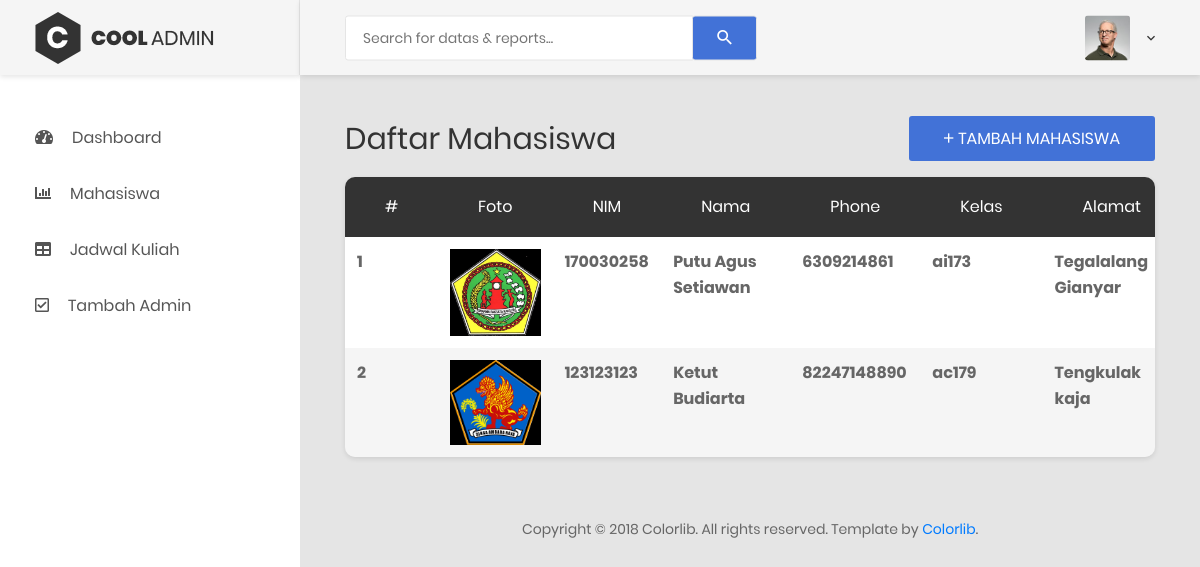
Page /detail_mahasiswa.php (signed in) on the earlier database version.
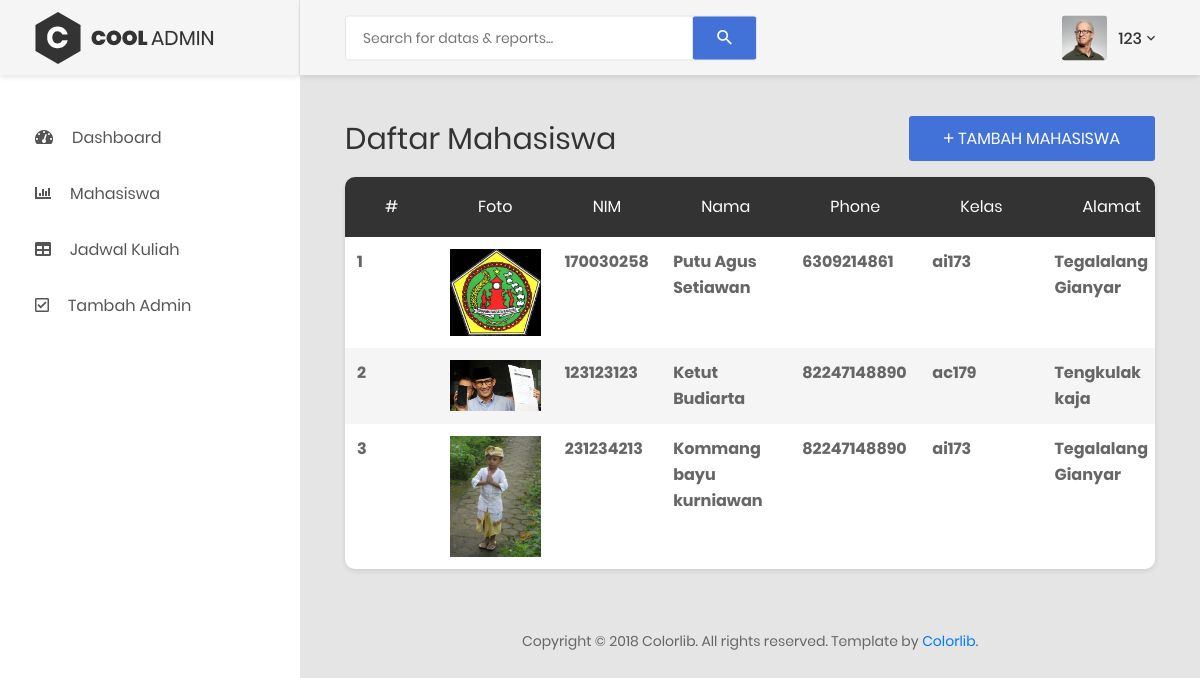
Same page on the later database version.
### tables this page shows
CREATE TABLE `data_mahasiswa` (
  `id` int(30) NOT NULL,
  `nim` varchar(255) NOT NULL,
  `nama` varchar(255) NOT NULL,
  `phone` varchar(255) NOT NULL,
  `kelas` enum('ai173','ab178','ac179','ad170') NOT NULL,
  `alamat` varchar(255) NOT NULL,
  `email` varchar(255) NOT NULL,
  `jenis_kelamin` enum('Laki - Laki','Perempuan','Lainnya') NOT NULL,
  `agama` varchar(255) NOT NULL,
  `tmp_lahir` varchar(255) NOT NULL,
  `tgl_lahir` date NOT NULL,
  `angkatan` varchar(255) NOT NULL,
  `prodi` varchar(255) NOT NULL,
  `img` varchar(255) NOT NULL
);

### detail_mahasiswa.php (the view, shortened to what this page needs)
<?php
include 'header_footer/header_admin.php';
include 'koneksi.php';
$mahasiswa = mysqli_query($koneksi,"SELECT * FROM data_mahasiswa")
?>
     <div class="main-content">
                <div class="section__content section__content--p30">
                    <div class="container-fluid">
                   <div class="row mb-3">
                            <div class="col-md-12">
                                <div class="overview-wrap">
                                    <h2 class="title-1">Daftar Mahasiswa</h2>
                                    <button onclick="window.location.href='tambah_mahasiswa.php'" class="au-btn au-btn-icon au-btn--blue">
                                        <i class="zmdi zmdi-plus"></i>Tambah Mahasiswa</button>
                                </div>
                            </div>
                        </div>
                        <div class="row">
                            <div class="col-lg-12">
                                <div class="table-responsive table--no-card m-b-40">
                                    <table class="table table-borderless table-striped table-earning">
                                        <thead>
                                            <tr>
                                                <th>#</th>
                                                <th>Foto</th>
                                                <th>NIM</th>
                                                <th>Nama</th>
                                                <th>Phone</th>
                                                <th>Kelas</th>
                                                <th>Alamat</th>
                                            </tr>
                                        </thead>
                                        <tbody>
                                        <?php
                                            $no="1";
                                                foreach($mahasiswa as $mhs):
                                        ?>
                                            <tr>
                                                <th><?php echo $no ?></th>
                                                <th>  <img src="images/<?php echo $mhs['img'] ?>" width="100px" height="70px" alt=""></th>
                                                <th><?php echo $mhs['nim'] ?></th>
                                                <th><?php echo $mhs['nama'] ?></th>
                                                <th><?php echo $mhs['phone'] ?></th>
                                                <th><?php echo $mhs['kelas'] ?></th>
                                                <th><?php echo $mhs['alamat'] ?></th>
                                            </tr>
                                            <?php
                                                $no++;
                                                endforeach;
                                                ?>
                                        </tbody>
                                    </table>
                                </div>
                            </div>
                        </div>
                        <div class="row">
                            <div class="col-md-12">
                                <div class="copyright">
                                    <p>Copyright © 2018 Colorlib. All rights reserved. Template by <a href="https://colorlib.com">Colorlib</a>.</p>
                                </div>
                            </div>
                        </div>
                    </div>
                </div>
            </div>
            </div>
<?php
include 'header_footer/footer_admin.php';
?>

### header_footer/header_admin.php (shortened to what this page needs)
<!DOCTYPE html>
<html lang="en">
<head>
    <link href="css/font-face.css" rel="stylesheet" media="all">
    <link href="vendor/font-awesome-4.7/css/font-awesome.min.css" rel="stylesheet" media="all">
    <link href="vendor/font-awesome-5/css/fontawesome-all.min.css" rel="stylesheet" media="all">
    <link href="vendor/mdi-font/css/material-design-iconic-font.min.css" rel="stylesheet" media="all">
    <link href="vendor/bootstrap-4.1/bootstrap.min.css" rel="stylesheet" media="all">
    <link href="vendor/animsition/animsition.min.css" rel="stylesheet" media="all">
    <link href="vendor/bootstrap-progressbar/bootstrap-progressbar-3.3.4.min.css" rel="stylesheet" media="all">
    <link href="vendor/wow/animate.css" rel="stylesheet" media="all">
    <link href="vendor/css-hamburgers/hamburgers.min.css" rel="stylesheet" media="all">
    <link href="vendor/slick/slick.css" rel="stylesheet" media="all">
    <link href="vendor/select2/select2.min.css" rel="stylesheet" media="all">
    <link href="vendor/perfect-scrollbar/perfect-scrollbar.css" rel="stylesheet" media="all">
    <link href="css/theme.css" rel="stylesheet" media="all">
</head>
<body class="animsition">
    <div class="page-wrapper">
        <aside class="menu-sidebar d-none d-lg-block">
            <div class="logo">
                <a href="#">
                    <img src="images/icon/logo.png" alt="Cool Admin" />
                </a>
            </div>
            <div class="menu-sidebar__content js-scrollbar1">
                <nav class="navbar-sidebar">
                    <ul class="list-unstyled navbar__list">
                        <li>
                        <a class="js-arrow" href="halaman_admin.php">
                                <i class="fas fa-tachometer-alt"></i>Dashboard</a>
                        </li>
                        <li>
                            <a href="detail_mahasiswa.php">
                                <i class="fas fa-chart-bar"></i>Mahasiswa</a>
                        </li>
                        <li>
                            <a href="detail_jadwal.php">
                                <i class="fas fa-table"></i>Jadwal Kuliah</a>
                        </li>
                        <li>
                            <a href="register_admin.php">
                                <i class="far fa-check-square"></i>Tambah Admin</a>
                        </li>
                    </ul>
                </nav>
            </div>
        </aside>
        <div class="page-container">
            <header class="header-desktop">
                <div class="section__content section__content--p30">
                    <div class="container-fluid">
                        <div class="header-wrap">
                            <form class="form-header" action="" method="POST">
                                <input class="au-input au-input--xl" type="text" name="search" placeholder="Search for datas &amp; reports..." />
                                <button class="au-btn--submit" type="submit">
                                    <i class="zmdi zmdi-search"></i>
                                </button>
                            </form>
                            <div class="header-button">
                                <div class="account-wrap">
                                    <div class="account-item clearfix js-item-menu">
                                        <div class="image">
                                            <img src="images/icon/avatar-01.jpg" alt="John Doe" />
                                        </div>
                                        <div class="content">
                                            <a class="js-acc-btn" href="#"><?php echo $_SESSION['username']; ?></a>
                                        </div>
                                    </div>
                                </div>
                            </div>
                        </div>
                    </div>
                </div>
            </header>

### header_footer/footer_admin.php (shortened to what this page needs)
</body>
</html>

Differences in the rows shown:
changed data_mahasiswa "Ketut Budiarta": img: a different picture
added data_mahasiswa: img (picture), nim "231234213", nama "Kommang bayu kurniawan", phone "82247148890", kelas "ai173", alamat "Tegalalang Gianyar"
Other differences:
$_SESSION['username']: (not shown) → "123"
